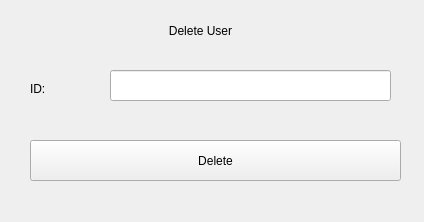
<?xml version="1.0" encoding="UTF-8"?>
<ui version="4.0">
 <class>Form</class>
 <widget class="QWidget" name="Form">
  <property name="geometry">
   <rect>
    <x>0</x>
    <y>0</y>
    <width>424</width>
    <height>222</height>
   </rect>
  </property>
  <property name="windowTitle">
   <string>Form</string>
  </property>
  <widget class="QLineEdit" name="lineEdit_4">
   <property name="geometry">
    <rect>
     <x>110</x>
     <y>70</y>
     <width>281</width>
     <height>31</height>
    </rect>
   </property>
   <property name="text">
    <string/>
   </property>
  </widget>
  <widget class="QLabel" name="labelHeader">
   <property name="geometry">
    <rect>
     <x>-30</x>
     <y>10</y>
     <width>461</width>
     <height>41</height>
    </rect>
   </property>
   <property name="text">
    <string>Delete User</string>
   </property>
   <property name="alignment">
    <set>Qt::AlignCenter</set>
   </property>
  </widget>
  <widget class="QPushButton" name="pushButton_3">
   <property name="geometry">
    <rect>
     <x>30</x>
     <y>140</y>
     <width>371</width>
     <height>41</height>
    </rect>
   </property>
   <property name="text">
    <string>Delete</string>
   </property>
  </widget>
  <widget class="QLabel" name="label_5">
   <property name="geometry">
    <rect>
     <x>30</x>
     <y>80</y>
     <width>67</width>
     <height>17</height>
    </rect>
   </property>
   <property name="text">
    <string>ID:</string>
   </property>
  </widget>
 </widget>
 <resources/>
 <connections/>
</ui>
